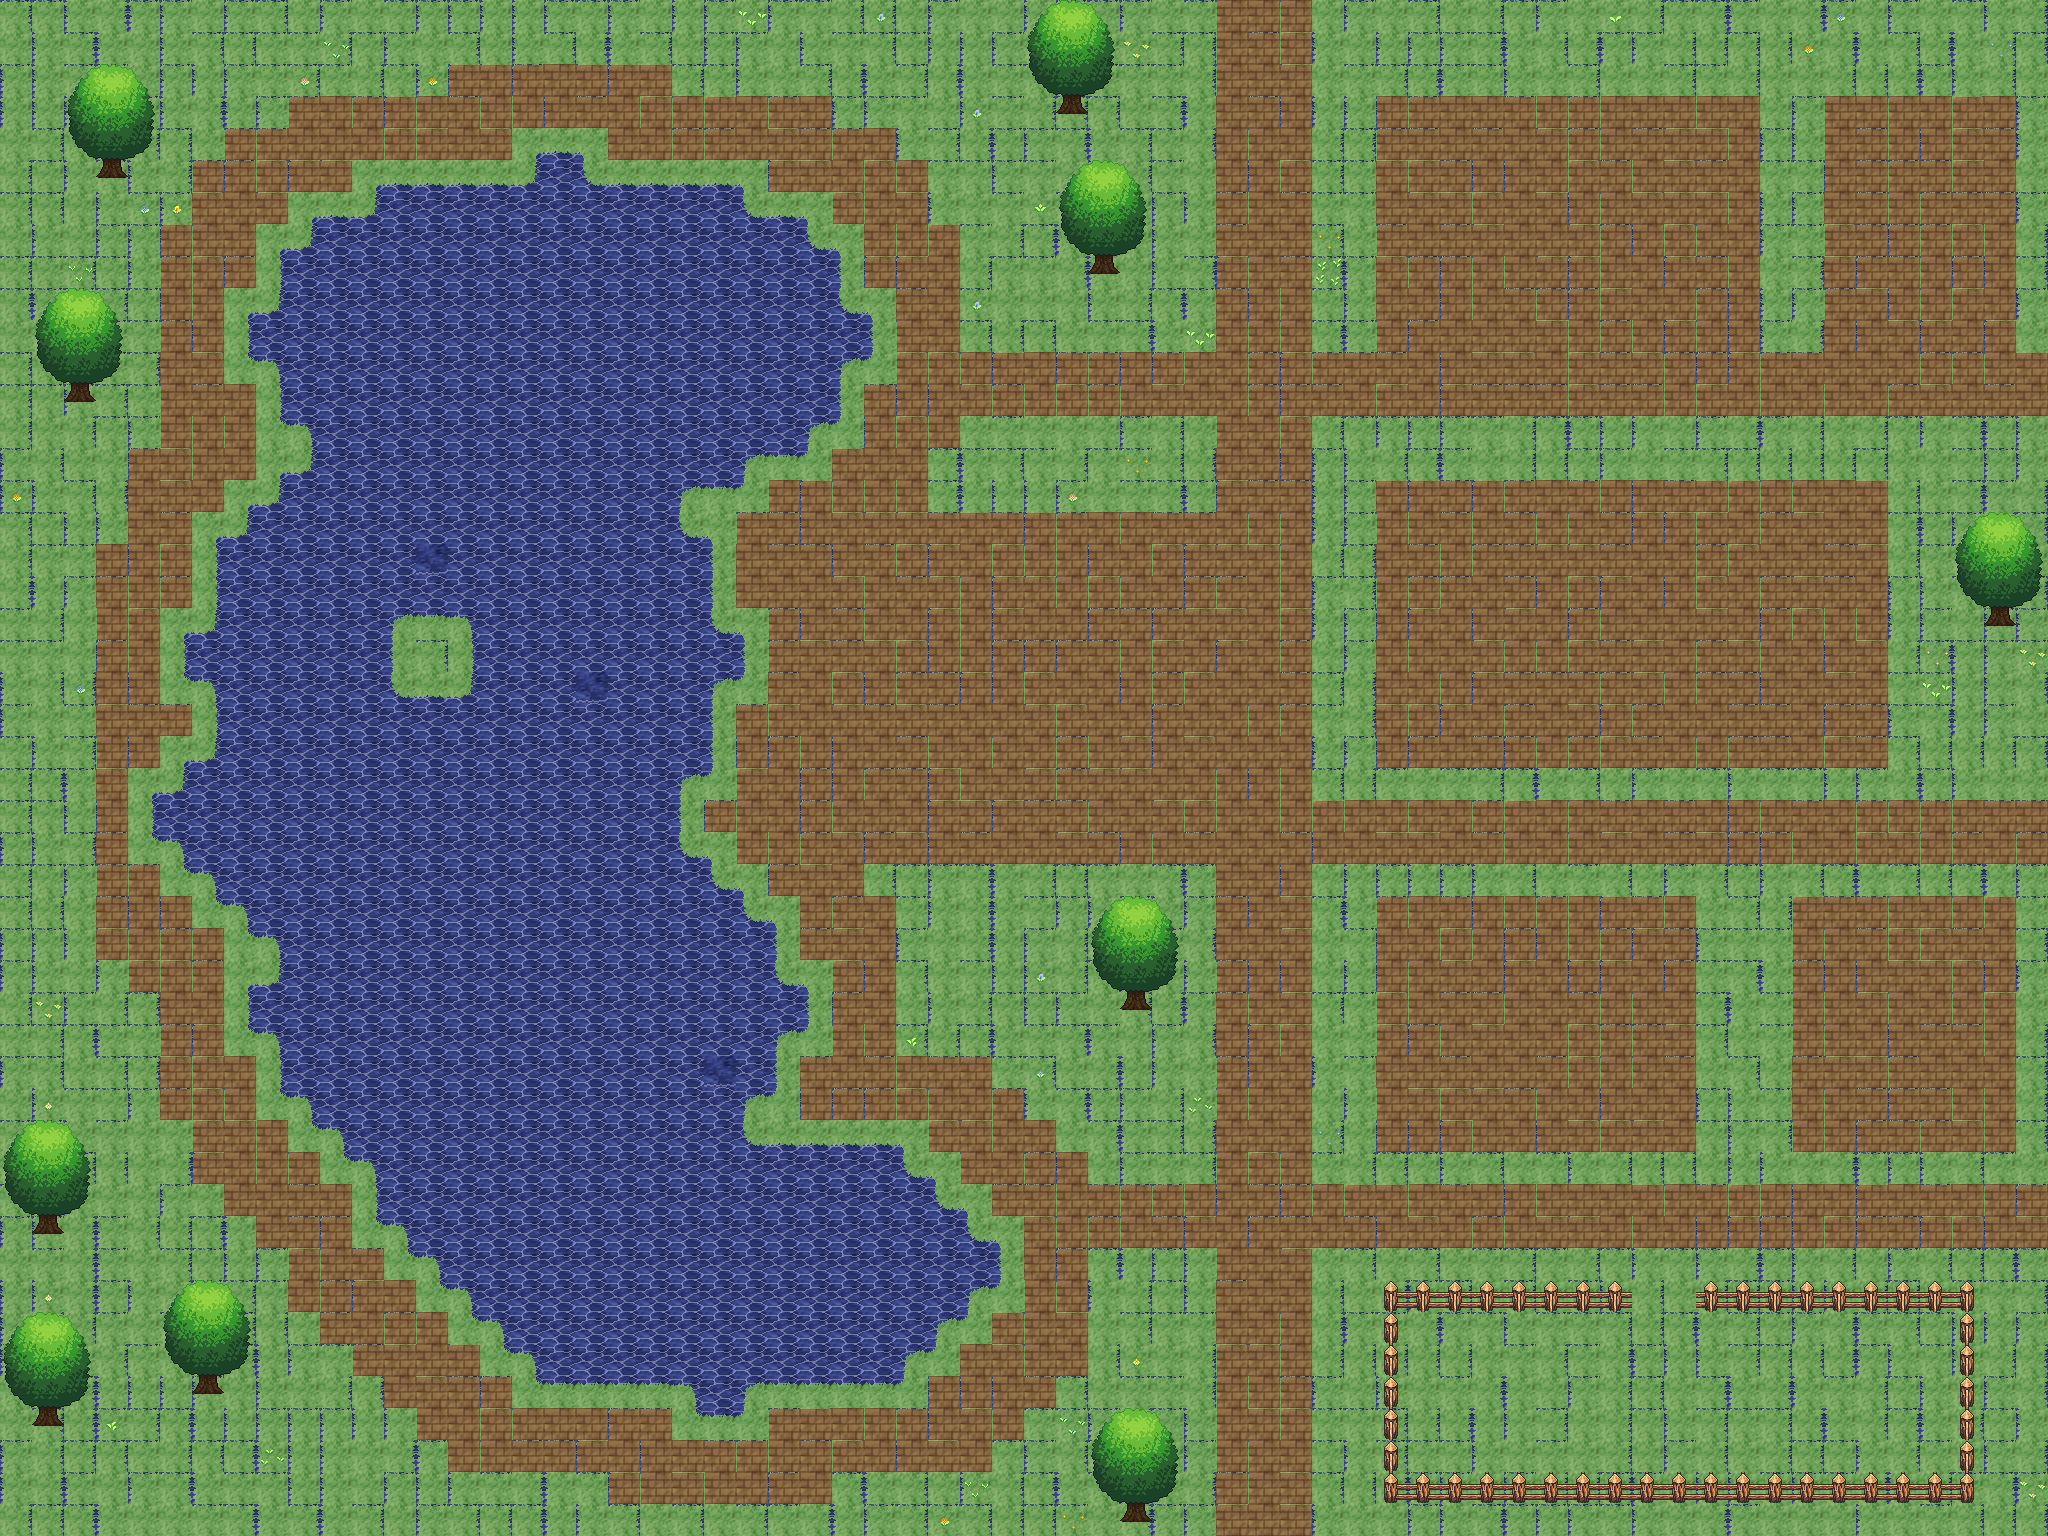

A 2D game scene composited from a Tiled map and its tileset images. What follows is a short description and the map's XML, with each tile layer's data collapsed to a summary:
An orthogonal 64x48 tile map with 32x32 px tiles, 7 tile layers (water, ground, paths, decor, ...), 6 tilesets and 65 objects (36x water, 13x fence, 10x tree, Plot A, Plot B, ...).

<map version="1.10" tiledversion="1.12.2" orientation="orthogonal" renderorder="right-down" width="64" height="48" tilewidth="32" tileheight="32" infinite="0" nextlayerid="12" nextobjectid="1000">
 <tileset firstgid="1" name="water" tilewidth="32" tileheight="32" tilecount="18" columns="3">
  <image source="tilesets/water.png" width="96" height="192" />
 </tileset>
 <tileset firstgid="19" name="grass" tilewidth="32" tileheight="32" tilecount="351" columns="27">
  <image source="tilesets/grass.png" width="864" height="416" />
 </tileset>
 <tileset firstgid="370" name="stone" tilewidth="32" tileheight="32" tilecount="80" columns="8">
  <image source="tilesets/stone.png" width="272" height="320" />
 </tileset>
 <tileset firstgid="450" name="trees" tilewidth="32" tileheight="32" tilecount="36" columns="9">
  <image source="tilesets/trees.png" width="288" height="128" />
 </tileset>
 <tileset firstgid="486" name="decor" tilewidth="32" tileheight="32" tilecount="22" columns="11">
  <image source="tilesets/decor.png" width="352" height="64" />
 </tileset>
 <tileset firstgid="508" name="fence" tilewidth="32" tileheight="32" tilecount="16" columns="4">
  <image source="tilesets/fence.png" width="128" height="128" />
 </tileset>
 <layer id="1" name="water" width="64" height="48">
  <data>[3072 cells, 3072 non-empty, 4 distinct tile ids]</data>
 </layer>
 <layer id="2" name="ground" width="64" height="48">
  <data>[3072 cells, 2522 non-empty, 18 distinct tile ids]</data>
 </layer>
 <layer id="3" name="paths" width="64" height="48">
  <data>[3072 cells, 1175 non-empty, 4 distinct tile ids]</data>
 </layer>
 <layer id="4" name="decor" width="64" height="48">
  <data>[3072 cells, 42 non-empty, 21 distinct tile ids]</data>
 </layer>
 <layer id="5" name="fence" width="64" height="48">
  <data>[3072 cells, 46 non-empty, 8 distinct tile ids]</data>
 </layer>
 <layer id="6" name="trunks" width="64" height="48">
  <data>[3072 cells, 10 non-empty, 1 distinct tile ids]</data>
 </layer>
 <layer id="7" name="canopy" width="64" height="48">
  <data>[3072 cells, 90 non-empty, 9 distinct tile ids]</data>
 </layer>
 <objectgroup id="8" name="collision">
  <object id="1" name="water" x="544" y="160" width="32" height="32" />
  <object id="2" name="water" x="384" y="192" width="352" height="32" />
  <object id="3" name="water" x="320" y="224" width="480" height="32" />
  <object id="4" name="water" x="320" y="416" width="480" height="32" />
  <object id="5" name="water" x="288" y="256" width="544" height="64" />
  <object id="6" name="water" x="288" y="352" width="544" height="64" />
  <object id="7" name="water" x="256" y="320" width="608" height="32" />
  <object id="8" name="water" x="320" y="448" width="416" height="32" />
  <object id="9" name="water" x="320" y="1088" width="416" height="32" />
  <object id="10" name="water" x="288" y="480" width="384" height="32" />
  <object id="11" name="water" x="256" y="512" width="416" height="32" />
  <object id="12" name="water" x="224" y="544" width="480" height="64" />
  <object id="13" name="water" x="224" y="704" width="480" height="64" />
  <object id="14" name="water" x="224" y="864" width="480" height="32" />
  <object id="15" name="water" x="224" y="608" width="160" height="32" />
  <object id="16" name="water" x="224" y="672" width="160" height="32" />
  <object id="17" name="water" x="480" y="608" width="224" height="32" />
  <object id="18" name="water" x="480" y="672" width="224" height="32" />
  <object id="19" name="water" x="192" y="640" width="192" height="32" />
  <object id="20" name="water" x="480" y="640" width="256" height="32" />
  <object id="21" name="water" x="192" y="768" width="480" height="32" />
  <object id="22" name="water" x="192" y="832" width="480" height="32" />
  <object id="23" name="water" x="160" y="800" width="512" height="32" />
  <object id="24" name="water" x="256" y="896" width="480" height="32" />
  <object id="25" name="water" x="288" y="928" width="480" height="64" />
  <object id="26" name="water" x="288" y="1024" width="480" height="64" />
  <object id="27" name="water" x="256" y="992" width="544" height="32" />
  <object id="28" name="water" x="352" y="1120" width="384" height="32" />
  <object id="29" name="water" x="384" y="1152" width="512" height="32" />
  <object id="30" name="water" x="384" y="1184" width="544" height="32" />
  <object id="31" name="water" x="416" y="1216" width="544" height="32" />
  <object id="32" name="water" x="448" y="1248" width="544" height="32" />
  <object id="33" name="water" x="480" y="1280" width="480" height="32" />
  <object id="34" name="water" x="512" y="1312" width="416" height="32" />
  <object id="35" name="water" x="544" y="1344" width="352" height="32" />
  <object id="36" name="water" x="704" y="1376" width="32" height="32" />
  <object id="37" name="tree" x="196" y="1386" width="24" height="20" />
  <object id="38" name="tree" x="68" y="394" width="24" height="20" />
  <object id="39" name="tree" x="1092" y="266" width="24" height="20" />
  <object id="40" name="tree" x="36" y="1226" width="24" height="20" />
  <object id="41" name="tree" x="1060" y="106" width="24" height="20" />
  <object id="42" name="tree" x="1124" y="1514" width="24" height="20" />
  <object id="43" name="tree" x="100" y="170" width="24" height="20" />
  <object id="44" name="tree" x="1988" y="618" width="24" height="20" />
  <object id="45" name="tree" x="36" y="1418" width="24" height="20" />
  <object id="46" name="tree" x="1124" y="1002" width="24" height="20" />
  <object id="47" name="fence" x="1376" y="1288" width="256" height="16" />
  <object id="48" name="fence" x="1696" y="1288" width="288" height="16" />
  <object id="49" name="fence" x="1384" y="1312" width="16" height="32" />
  <object id="50" name="fence" x="1960" y="1312" width="16" height="32" />
  <object id="51" name="fence" x="1384" y="1344" width="16" height="32" />
  <object id="52" name="fence" x="1960" y="1344" width="16" height="32" />
  <object id="53" name="fence" x="1384" y="1376" width="16" height="32" />
  <object id="54" name="fence" x="1960" y="1376" width="16" height="32" />
  <object id="55" name="fence" x="1384" y="1408" width="16" height="32" />
  <object id="56" name="fence" x="1960" y="1408" width="16" height="32" />
  <object id="57" name="fence" x="1384" y="1440" width="16" height="32" />
  <object id="58" name="fence" x="1960" y="1440" width="16" height="32" />
  <object id="59" name="fence" x="1376" y="1480" width="608" height="16" />
 </objectgroup>
 <objectgroup id="9" name="plots">
  <object id="60" name="Plot A" x="1376" y="96" width="384" height="256" />
  <object id="61" name="Plot B" x="1376" y="480" width="512" height="288" />
  <object id="62" name="Plot C" x="1376" y="896" width="320" height="256" />
  <object id="63" name="Plot D" x="1792" y="896" width="224" height="256" />
  <object id="64" name="Plot E" x="1824" y="96" width="192" height="256" />
 </objectgroup>
 <objectgroup id="10" name="spawns">
  <object id="65" name="player_start" x="992" y="672" width="32" height="32" />
 </objectgroup>
</map>
